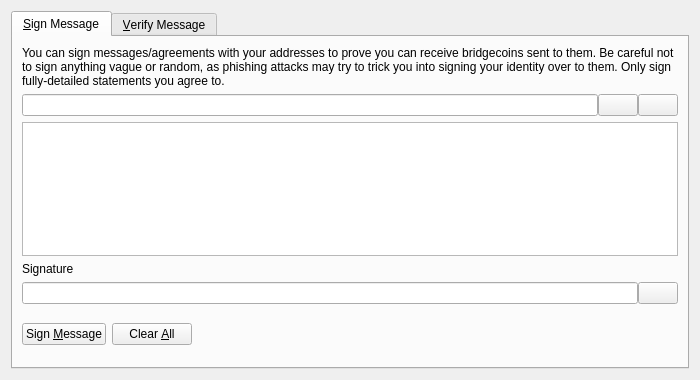
<?xml version="1.0" encoding="UTF-8"?>
<ui version="4.0">
 <class>SignVerifyMessageDialog</class>
 <widget class="QDialog" name="SignVerifyMessageDialog">
  <property name="geometry">
   <rect>
    <x>0</x>
    <y>0</y>
    <width>700</width>
    <height>380</height>
   </rect>
  </property>
  <property name="windowTitle">
   <string>Signatures - Sign / Verify a Message</string>
  </property>
  <property name="modal">
   <bool>true</bool>
  </property>
  <layout class="QVBoxLayout" name="verticalLayout">
   <item>
    <widget class="QTabWidget" name="tabWidget">
     <property name="currentIndex">
      <number>0</number>
     </property>
     <widget class="QWidget" name="tabSignMessage">
      <attribute name="title">
       <string>&amp;Sign Message</string>
      </attribute>
      <layout class="QVBoxLayout" name="verticalLayout_SM">
       <item>
        <widget class="QLabel" name="infoLabel_SM">
         <property name="text">
          <string>You can sign messages/agreements with your addresses to prove you can receive bridgecoins sent to them. Be careful not to sign anything vague or random, as phishing attacks may try to trick you into signing your identity over to them. Only sign fully-detailed statements you agree to.</string>
         </property>
         <property name="textFormat">
          <enum>Qt::PlainText</enum>
         </property>
         <property name="wordWrap">
          <bool>true</bool>
         </property>
        </widget>
       </item>
       <item>
        <layout class="QHBoxLayout" name="horizontalLayout_1_SM">
         <property name="spacing">
          <number>0</number>
         </property>
         <item>
          <widget class="QValidatedLineEdit" name="addressIn_SM">
           <property name="toolTip">
            <string>The bridgecoin address to sign the message with</string>
           </property>
          </widget>
         </item>
         <item>
          <widget class="QPushButton" name="addressBookButton_SM">
           <property name="toolTip">
            <string>Choose previously used address</string>
           </property>
           <property name="text">
            <string/>
           </property>
           <property name="icon">
            <iconset resource="../bitcoin.qrc">
             <normaloff>:/icons/address-book</normaloff>:/icons/address-book</iconset>
           </property>
           <property name="shortcut">
            <string>Alt+A</string>
           </property>
           <property name="autoDefault">
            <bool>false</bool>
           </property>
          </widget>
         </item>
         <item>
          <widget class="QPushButton" name="pasteButton_SM">
           <property name="toolTip">
            <string>Paste address from clipboard</string>
           </property>
           <property name="text">
            <string/>
           </property>
           <property name="icon">
            <iconset resource="../bitcoin.qrc">
             <normaloff>:/icons/editpaste</normaloff>:/icons/editpaste</iconset>
           </property>
           <property name="shortcut">
            <string>Alt+P</string>
           </property>
           <property name="autoDefault">
            <bool>false</bool>
           </property>
          </widget>
         </item>
        </layout>
       </item>
       <item>
        <widget class="QPlainTextEdit" name="messageIn_SM">
         <property name="toolTip">
          <string>Enter the message you want to sign here</string>
         </property>
        </widget>
       </item>
       <item>
        <widget class="QLabel" name="signatureLabel_SM">
         <property name="text">
          <string>Signature</string>
         </property>
         <property name="textFormat">
          <enum>Qt::PlainText</enum>
         </property>
        </widget>
       </item>
       <item>
        <layout class="QHBoxLayout" name="horizontalLayout_2_SM">
         <property name="spacing">
          <number>0</number>
         </property>
         <item>
          <widget class="QLineEdit" name="signatureOut_SM">
           <property name="font">
            <font>
             <italic>true</italic>
            </font>
           </property>
           <property name="readOnly">
            <bool>true</bool>
           </property>
          </widget>
         </item>
         <item>
          <widget class="QPushButton" name="copySignatureButton_SM">
           <property name="toolTip">
            <string>Copy the current signature to the system clipboard</string>
           </property>
           <property name="text">
            <string/>
           </property>
           <property name="icon">
            <iconset resource="../bitcoin.qrc">
             <normaloff>:/icons/editcopy</normaloff>:/icons/editcopy</iconset>
           </property>
           <property name="autoDefault">
            <bool>false</bool>
           </property>
          </widget>
         </item>
        </layout>
       </item>
       <item>
        <layout class="QHBoxLayout" name="horizontalLayout_3_SM">
         <item>
          <widget class="QPushButton" name="signMessageButton_SM">
           <property name="toolTip">
            <string>Sign the message to prove you own this bridgecoin address</string>
           </property>
           <property name="text">
            <string>Sign &amp;Message</string>
           </property>
           <property name="icon">
            <iconset resource="../bitcoin.qrc">
             <normaloff>:/icons/edit</normaloff>:/icons/edit</iconset>
           </property>
           <property name="autoDefault">
            <bool>false</bool>
           </property>
          </widget>
         </item>
         <item>
          <widget class="QPushButton" name="clearButton_SM">
           <property name="toolTip">
            <string>Reset all sign message fields</string>
           </property>
           <property name="text">
            <string>Clear &amp;All</string>
           </property>
           <property name="icon">
            <iconset resource="../bitcoin.qrc">
             <normaloff>:/icons/remove</normaloff>:/icons/remove</iconset>
           </property>
           <property name="autoDefault">
            <bool>false</bool>
           </property>
          </widget>
         </item>
         <item>
          <spacer name="horizontalSpacer_1_SM">
           <property name="orientation">
            <enum>Qt::Horizontal</enum>
           </property>
           <property name="sizeHint" stdset="0">
            <size>
             <width>40</width>
             <height>48</height>
            </size>
           </property>
          </spacer>
         </item>
         <item>
          <widget class="QLabel" name="statusLabel_SM">
           <property name="font">
            <font>
             <weight>75</weight>
             <bold>true</bold>
            </font>
           </property>
           <property name="text">
            <string/>
           </property>
           <property name="wordWrap">
            <bool>true</bool>
           </property>
          </widget>
         </item>
         <item>
          <spacer name="horizontalSpacer_2_SM">
           <property name="orientation">
            <enum>Qt::Horizontal</enum>
           </property>
           <property name="sizeHint" stdset="0">
            <size>
             <width>40</width>
             <height>48</height>
            </size>
           </property>
          </spacer>
         </item>
        </layout>
       </item>
      </layout>
     </widget>
     <widget class="QWidget" name="tabVerifyMessage">
      <attribute name="title">
       <string>&amp;Verify Message</string>
      </attribute>
      <layout class="QVBoxLayout" name="verticalLayout_VM">
       <item>
        <widget class="QLabel" name="infoLabel_VM">
         <property name="text">
          <string>Enter the receiver's address, message (ensure you copy line breaks, spaces, tabs, etc. exactly) and signature below to verify the message. Be careful not to read more into the signature than what is in the signed message itself, to avoid being tricked by a man-in-the-middle attack. Note that this only proves the signing party receives with the address, it cannot prove sendership of any transaction!</string>
         </property>
         <property name="textFormat">
          <enum>Qt::PlainText</enum>
         </property>
         <property name="alignment">
          <set>Qt::AlignLeading|Qt::AlignLeft|Qt::AlignTop</set>
         </property>
         <property name="wordWrap">
          <bool>true</bool>
         </property>
        </widget>
       </item>
       <item>
        <layout class="QHBoxLayout" name="horizontalLayout_1_VM">
         <property name="spacing">
          <number>0</number>
         </property>
         <item>
          <widget class="QValidatedLineEdit" name="addressIn_VM">
           <property name="toolTip">
            <string>The bridgecoin address the message was signed with</string>
           </property>
          </widget>
         </item>
         <item>
          <widget class="QPushButton" name="addressBookButton_VM">
           <property name="toolTip">
            <string>Choose previously used address</string>
           </property>
           <property name="text">
            <string/>
           </property>
           <property name="icon">
            <iconset resource="../bitcoin.qrc">
             <normaloff>:/icons/address-book</normaloff>:/icons/address-book</iconset>
           </property>
           <property name="shortcut">
            <string>Alt+A</string>
           </property>
           <property name="autoDefault">
            <bool>false</bool>
           </property>
          </widget>
         </item>
        </layout>
       </item>
       <item>
        <widget class="QPlainTextEdit" name="messageIn_VM"/>
       </item>
       <item>
        <widget class="QValidatedLineEdit" name="signatureIn_VM"/>
       </item>
       <item>
        <layout class="QHBoxLayout" name="horizontalLayout_2_VM">
         <item>
          <widget class="QPushButton" name="verifyMessageButton_VM">
           <property name="toolTip">
            <string>Verify the message to ensure it was signed with the specified bridgecoin address</string>
           </property>
           <property name="text">
            <string>Verify &amp;Message</string>
           </property>
           <property name="icon">
            <iconset resource="../bitcoin.qrc">
             <normaloff>:/icons/transaction_0</normaloff>:/icons/transaction_0</iconset>
           </property>
           <property name="autoDefault">
            <bool>false</bool>
           </property>
          </widget>
         </item>
         <item>
          <widget class="QPushButton" name="clearButton_VM">
           <property name="toolTip">
            <string>Reset all verify message fields</string>
           </property>
           <property name="text">
            <string>Clear &amp;All</string>
           </property>
           <property name="icon">
            <iconset resource="../bitcoin.qrc">
             <normaloff>:/icons/remove</normaloff>:/icons/remove</iconset>
           </property>
           <property name="autoDefault">
            <bool>false</bool>
           </property>
          </widget>
         </item>
         <item>
          <spacer name="horizontalSpacer_1_VM">
           <property name="orientation">
            <enum>Qt::Horizontal</enum>
           </property>
           <property name="sizeHint" stdset="0">
            <size>
             <width>40</width>
             <height>48</height>
            </size>
           </property>
          </spacer>
         </item>
         <item>
          <widget class="QLabel" name="statusLabel_VM">
           <property name="font">
            <font>
             <weight>75</weight>
             <bold>true</bold>
            </font>
           </property>
           <property name="text">
            <string/>
           </property>
           <property name="wordWrap">
            <bool>true</bool>
           </property>
          </widget>
         </item>
         <item>
          <spacer name="horizontalSpacer_2_VM">
           <property name="orientation">
            <enum>Qt::Horizontal</enum>
           </property>
           <property name="sizeHint" stdset="0">
            <size>
             <width>40</width>
             <height>48</height>
            </size>
           </property>
          </spacer>
         </item>
        </layout>
       </item>
      </layout>
     </widget>
    </widget>
   </item>
  </layout>
 </widget>
 <customwidgets>
  <customwidget>
   <class>QValidatedLineEdit</class>
   <extends>QLineEdit</extends>
   <header>qvalidatedlineedit.h</header>
  </customwidget>
 </customwidgets>
 <resources>
  <include location="../bitcoin.qrc"/>
 </resources>
 <connections/>
</ui>
